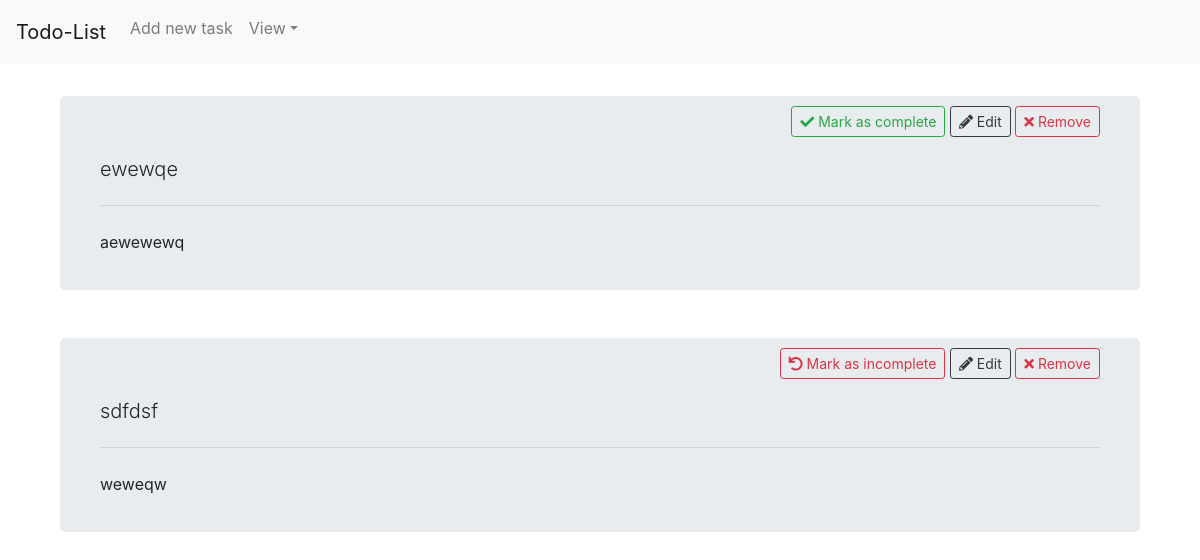
The app's page /, older data.
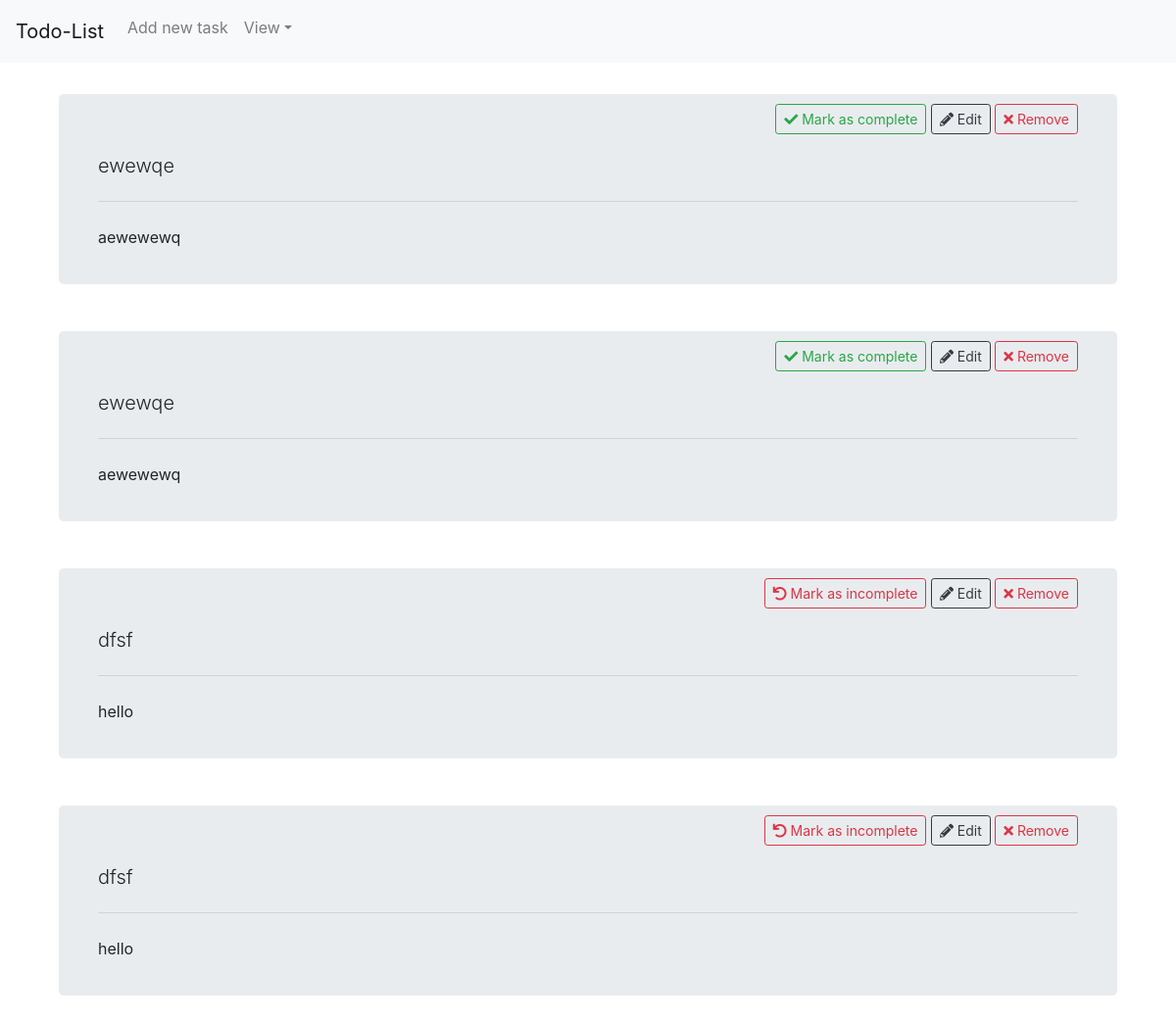
The same page, newer data.
### app/models.py (models this page shows, shortened)
class Task(db.Model):
    id = db.Column(db.Integer, primary_key=True)
    title = db.Column(db.String(100))
    description = db.Column(db.String(500))
    completed = db.Column(db.Boolean)

### app/views.py (the view)
@app.route('/')
def index():
    taskView = 0
    if databaseView == 0:
        taskView = db.session.query(Task).order_by(Task.id.desc()).all()
    elif databaseView == 1:
        taskView = db.session.query(Task).order_by(Task.id.desc()).filter_by(completed = True)
    elif databaseView == 2:
        taskView = db.session.query(Task).order_by(Task.id.desc()).filter_by(completed = False)
    return render_template( 'index.html',
        title='To-do list',
        tasks=db.session.query(Task).order_by(Task.id.desc()).all()
    )

### app/templates/index.html
{% extends "base.html" %}
{% block content %}
<div id="content-container" class="container">
  <div class="row">
    {% for task in tasks %}
    <div class="col-12">
      <p>
        {% with taskDetails = task, edit = isEdit %}
          {% include'task.html' %}
        {% endwith %}
      </p>
    </div>
    {% endfor %}
  </div>
</div>
{% endblock %}

### app/templates/task.html (shortened to what this page needs)
<div class="col-12">
  <div id="taskItem-{{ taskDetails.id }}" class="task jumbotron">
    <div class="actions">
      <div data-view="info">
        {% if taskDetails.completed %}
          <button id="incomplete" type="button" class="btn btn btn-outline-danger btn-sm" aria-label="Complete">
            <i class="fas fa-undo"></i>
            Mark as incomplete
          </button>
        {% else %}
          <button id="complete" type="button" class="btn btn btn-outline-success btn-sm" aria-label="Incomplete">
            <i class="fas fa-check"></i>
            Mark as complete
          </button>
        {% endif %}
        <button id="edit" type="button" class="btn btn btn-outline-dark btn-sm" aria-label="Edit">
          <i class="fas fa-pencil-alt"></i>
          Edit
        </button>
        <button id="delete" type="button" class="btn btn btn-outline-danger btn-sm" aria-label="Delete">
          <i class="fas fa-times"></i>
          Remove
        </button>
      </div>
    </div>
    <div class="row">
      <div class="col-12" data-view="info">
          <h4 class="lead">{{ taskDetails.title }}</h4>
          <hr class="my-4">
          <p>{{ taskDetails.description }}</p>
      </div>
    </div>
  </div>
</div>

Row changes from the older to the newer data that the page shows:
removed Task: completed True (drawn), title "sdfdsf", description "weweqw"
added Task: completed False (drawn), title "ewewqe", description "aewewewq"
added Task: completed True (drawn), title "dfsf", description "hello"
added Task: completed True (drawn), title "dfsf", description "hello"
